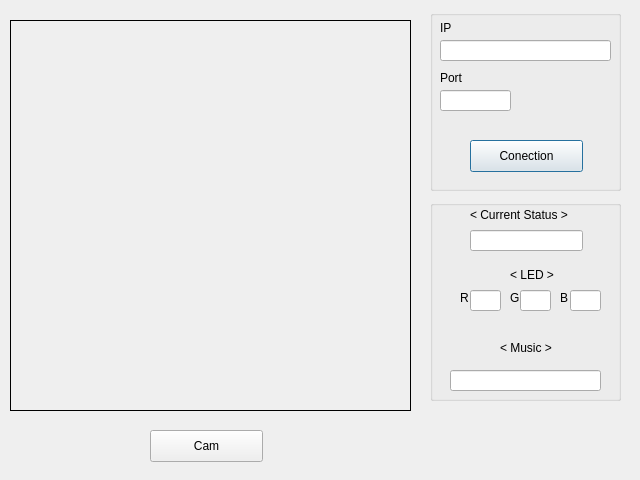
<?xml version="1.0" encoding="UTF-8"?>
<ui version="4.0">
 <class>Dialog</class>
 <widget class="QDialog" name="Dialog">
  <property name="geometry">
   <rect>
    <x>0</x>
    <y>0</y>
    <width>640</width>
    <height>480</height>
   </rect>
  </property>
  <property name="windowTitle">
   <string>Dialog</string>
  </property>
  <widget class="QGroupBox" name="groupBox">
   <property name="geometry">
    <rect>
     <x>430</x>
     <y>10</y>
     <width>191</width>
     <height>181</height>
    </rect>
   </property>
   <property name="title">
    <string/>
   </property>
   <widget class="QLineEdit" name="ip_edt">
    <property name="geometry">
     <rect>
      <x>10</x>
      <y>30</y>
      <width>171</width>
      <height>21</height>
     </rect>
    </property>
   </widget>
   <widget class="QLineEdit" name="port_edt">
    <property name="geometry">
     <rect>
      <x>10</x>
      <y>80</y>
      <width>71</width>
      <height>21</height>
     </rect>
    </property>
    <property name="readOnly">
     <bool>true</bool>
    </property>
   </widget>
   <widget class="QLabel" name="label_3">
    <property name="geometry">
     <rect>
      <x>10</x>
      <y>10</y>
      <width>60</width>
      <height>16</height>
     </rect>
    </property>
    <property name="text">
     <string>IP</string>
    </property>
   </widget>
   <widget class="QLabel" name="label_4">
    <property name="geometry">
     <rect>
      <x>10</x>
      <y>60</y>
      <width>60</width>
      <height>16</height>
     </rect>
    </property>
    <property name="text">
     <string>Port</string>
    </property>
   </widget>
   <widget class="QPushButton" name="conection_btn">
    <property name="geometry">
     <rect>
      <x>40</x>
      <y>130</y>
      <width>113</width>
      <height>32</height>
     </rect>
    </property>
    <property name="text">
     <string>Conection</string>
    </property>
   </widget>
  </widget>
  <widget class="QGroupBox" name="groupBox_2">
   <property name="geometry">
    <rect>
     <x>430</x>
     <y>200</y>
     <width>191</width>
     <height>201</height>
    </rect>
   </property>
   <property name="title">
    <string/>
   </property>
   <widget class="QLineEdit" name="emotion_edt">
    <property name="geometry">
     <rect>
      <x>40</x>
      <y>30</y>
      <width>113</width>
      <height>21</height>
     </rect>
    </property>
    <property name="readOnly">
     <bool>true</bool>
    </property>
   </widget>
   <widget class="QLabel" name="label_2">
    <property name="geometry">
     <rect>
      <x>40</x>
      <y>0</y>
      <width>121</width>
      <height>31</height>
     </rect>
    </property>
    <property name="text">
     <string>&lt; Current Status &gt;</string>
    </property>
   </widget>
   <widget class="QLineEdit" name="R_led_edt">
    <property name="geometry">
     <rect>
      <x>40</x>
      <y>90</y>
      <width>31</width>
      <height>21</height>
     </rect>
    </property>
    <property name="text">
     <string/>
    </property>
    <property name="readOnly">
     <bool>true</bool>
    </property>
   </widget>
   <widget class="QLineEdit" name="G_led_edt">
    <property name="geometry">
     <rect>
      <x>90</x>
      <y>90</y>
      <width>31</width>
      <height>21</height>
     </rect>
    </property>
    <property name="readOnly">
     <bool>true</bool>
    </property>
   </widget>
   <widget class="QLineEdit" name="B_led_edt">
    <property name="geometry">
     <rect>
      <x>140</x>
      <y>90</y>
      <width>31</width>
      <height>21</height>
     </rect>
    </property>
    <property name="readOnly">
     <bool>true</bool>
    </property>
   </widget>
   <widget class="QLabel" name="label_5">
    <property name="geometry">
     <rect>
      <x>30</x>
      <y>90</y>
      <width>16</width>
      <height>16</height>
     </rect>
    </property>
    <property name="text">
     <string>R</string>
    </property>
   </widget>
   <widget class="QLabel" name="label_6">
    <property name="geometry">
     <rect>
      <x>80</x>
      <y>90</y>
      <width>16</width>
      <height>16</height>
     </rect>
    </property>
    <property name="text">
     <string>G</string>
    </property>
   </widget>
   <widget class="QLabel" name="label_7">
    <property name="geometry">
     <rect>
      <x>130</x>
      <y>90</y>
      <width>16</width>
      <height>16</height>
     </rect>
    </property>
    <property name="text">
     <string>B</string>
    </property>
   </widget>
   <widget class="QLabel" name="label_8">
    <property name="geometry">
     <rect>
      <x>80</x>
      <y>60</y>
      <width>51</width>
      <height>31</height>
     </rect>
    </property>
    <property name="text">
     <string>&lt; LED &gt;</string>
    </property>
   </widget>
   <widget class="QLabel" name="label_9">
    <property name="geometry">
     <rect>
      <x>70</x>
      <y>140</y>
      <width>60</width>
      <height>16</height>
     </rect>
    </property>
    <property name="text">
     <string>&lt; Music &gt;</string>
    </property>
   </widget>
   <widget class="QLineEdit" name="music_edt">
    <property name="geometry">
     <rect>
      <x>20</x>
      <y>170</y>
      <width>151</width>
      <height>21</height>
     </rect>
    </property>
    <property name="readOnly">
     <bool>true</bool>
    </property>
   </widget>
  </widget>
  <widget class="QLabel" name="label">
   <property name="geometry">
    <rect>
     <x>10</x>
     <y>20</y>
     <width>401</width>
     <height>391</height>
    </rect>
   </property>
   <property name="frameShape">
    <enum>QFrame::Panel</enum>
   </property>
   <property name="text">
    <string/>
   </property>
  </widget>
  <widget class="QPushButton" name="cam_btn">
   <property name="geometry">
    <rect>
     <x>150</x>
     <y>430</y>
     <width>113</width>
     <height>32</height>
    </rect>
   </property>
   <property name="text">
    <string>Cam</string>
   </property>
  </widget>
 </widget>
 <resources/>
 <connections/>
</ui>
